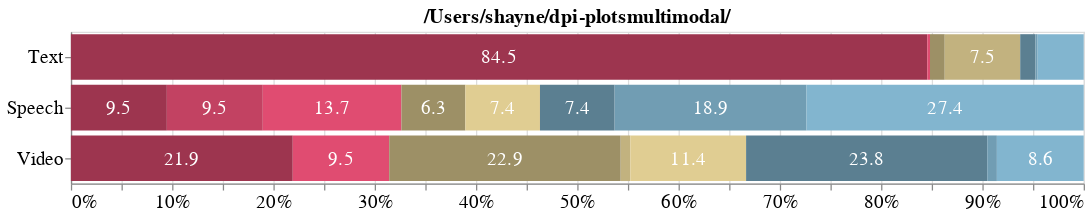

Notebook code cell kept with this figure:
### Code cell
LICENSE_TERMS_MODALITY_ORDER = ["Text", "Speech", "Video"]

license_terms_chart, license_terms_table = multimodal_util.plot_license_terms_stacked_bar_chart_collections(
    df, "License | Terms", LICENSE_TERMS_PALETTE, LICENSE_TERMS_ORDER_VARIANT, LICENSE_TERMS_MODALITY_ORDER,
    800, 120, PLOT_DIR, PLOT_PPI, return_df=False
)

license_terms_chart

### Figure 1 — Vega-Lite specification as saved in the notebook (floating-point values rounded to 4 significant figures)
{"config": {"title": {"font": "Times New Roman", "fontSize": 16}, "axis": {"labelFont": "Times New Roman", "titleFont": "Times New Roman", "labelFontSize": 15, "titleFontSize": 17}, "header": {"labelFont": "Times New Roman", "titleFont": "Times New Roman"}, "legend": {"labelFont": "Times New Roman", "titleFont": "Times New Roman", "columns": 3, "labelFontSize": 16, "labelLimit": 400, "orient": "bottom", "titleFontSize": 16}, "text": {"font": "Times New Roman"}}, "layer": [{"mark": {"type": "bar"}, "encoding": {"color": {"field": "License | Terms", "legend": null, "scale": {"domain": ["NC/Acad | Restricted", "NC/Acad | Unspecified", "NC/Acad | Unrestricted", "Unspecified | Restricted", "Unspecified | Unspecified", "Unspecified | Unrestricted", "Commercial | Restricted", "Commercial | Unspecified", "Commercial | Unrestricted"], "range": ["#9d354f", "#c24262", "#e04c71", "#9d9066", "#c2b27f", "#e0cd92", "#5b7f91", "#719db3", "#82b5cf"]}, "title": "License | Terms", "type": "nominal"}, "order": {"field": "order", "sort": "ascending", "type": "quantitative"}, "x": {"axis": {"format": "%"}, "field": "percentage", "stack": "normalize", "title": "", "type": "quantitative"}, "y": {"field": "Modality", "sort": ["Text", "Speech", "Video"], "title": "", "type": "nominal"}}, "title": "/Users/shayne/dpi-plotsmultimodal/"}, {"mark": {"type": "text", "align": "center", "fontSize": 15}, "encoding": {"color": {"value": "white"}, "order": {"field": "order", "sort": "ascending", "type": "quantitative"}, "text": {"condition": {"test": "(datum.percentage > 5)", "field": "percentage", "format": ".1f", "type": "quantitative"}, "value": ""}, "x": {"field": "midpoints", "type": "quantitative"}, "y": {"field": "Modality", "sort": ["Text", "Speech", "Video"], "title": "", "type": "nominal"}}, "title": "/Users/shayne/dpi-plotsmultimodal/"}], "data": {"name": "data-413b14fd4a39b5a0840bc48ecb49e265"}, "height": 120, "width": 800, "$schema": "https://vega.github.io/schema/vega-lite/v5.17.0.json", "datasets": {"data-413b14fd4a39b5a0840bc48ecb49e265": [{"Modality": "Text", "License | Terms": "NC/Acad | Restricted", "percentage": 84.53, "metric": "count", "value": 3142, "midpoints": 0.4227}, {"Modality": "Text", "License | Terms": "NC/Acad | Unspecified", "percentage": 0.0269, "metric": "count", "value": 1, "midpoints": 0.8454}, {"Modality": "Text", "License | Terms": "NC/Acad | Unrestricted", "percentage": 0.269, "metric": "count", "value": 10, "midpoints": 0.8469}, {"Modality": "Text", "License | Terms": "Unspecified | Restricted", "percentage": 1.453, "metric": "count", "value": 54, "midpoints": 0.8555}, {"Modality": "Text", "License | Terms": "Unspecified | Unspecified", "percentage": 7.452, "metric": "count", "value": 277, "midpoints": 0.9001}, {"Modality": "Text", "License | Terms": "Unspecified | Unrestricted", "percentage": 0.0, "metric": "count", "value": 0, "midpoints": 0.9373}, {"Modality": "Text", "License | Terms": "Commercial | Restricted", "percentage": 1.507, "metric": "count", "value": 56, "midpoints": 0.9448}, {"Modality": "Text", "License | Terms": "Commercial | Unspecified", "percentage": 0.2152, "metric": "count", "value": 8, "midpoints": 0.9535}, {"Modality": "Text", "License | Terms": "Commercial | Unrestricted", "percentage": 4.547, "metric": "count", "value": 169, "midpoints": 0.9773}, {"Modality": "Speech", "License | Terms": "NC/Acad | Restricted", "percentage": 9.474, "metric": "count", "value": 9, "midpoints": 0.04737}, {"Modality": "Speech", "License | Terms": "NC/Acad | Unspecified", "percentage": 9.474, "metric": "count", "value": 9, "midpoints": 0.1421}, {"Modality": "Speech", "License | Terms": "NC/Acad | Unrestricted", "percentage": 13.68, "metric": "count", "value": 13, "midpoints": 0.2579}, {"Modality": "Speech", "License | Terms": "Unspecified | Restricted", "percentage": 6.316, "metric": "count", "value": 6, "midpoints": 0.3579}, {"Modality": "Speech", "License | Terms": "Unspecified | Unspecified", "percentage": 0.0, "metric": "count", "value": 0, "midpoints": 0.3895}, {"Modality": "Speech", "License | Terms": "Unspecified | Unrestricted", "percentage": 7.368, "metric": "count", "value": 7, "midpoints": 0.4263}, {"Modality": "Speech", "License | Terms": "Commercial | Restricted", "percentage": 7.368, "metric": "count", "value": 7, "midpoints": 0.5}, {"Modality": "Speech", "License | Terms": "Commercial | Unspecified", "percentage": 18.95, "metric": "count", "value": 18, "midpoints": 0.6316}, {"Modality": "Speech", "License | Terms": "Commercial | Unrestricted", "percentage": 27.37, "metric": "count", "value": 26, "midpoints": 0.8632}, {"Modality": "Video", "License | Terms": "NC/Acad | Restricted", "percentage": 21.9, "metric": "count", "value": 23, "midpoints": 0.1095}, {"Modality": "Video", "License | Terms": "NC/Acad | Unspecified", "percentage": 0.0, "metric": "count", "value": 0, "midpoints": 0.219}, {"Modality": "Video", "License | Terms": "NC/Acad | Unrestricted", "percentage": 9.524, "metric": "count", "value": 10, "midpoints": 0.2667}, {"Modality": "Video", "License | Terms": "Unspecified | Restricted", "percentage": 22.86, "metric": "count", "value": 24, "midpoints": 0.4286}, {"Modality": "Video", "License | Terms": "Unspecified | Unspecified", "percentage": 0.9524, "metric": "count", "value": 1, "midpoints": 0.5476}, {"Modality": "Video", "License | Terms": "Unspecified | Unrestricted", "percentage": 11.43, "metric": "count", "value": 12, "midpoints": 0.6095}, {"Modality": "Video", "License | Terms": "Commercial | Restricted", "percentage": 23.81, "metric": "count", "value": 25, "midpoints": 0.7857}, {"Modality": "Video", "License | Terms": "Commercial | Unspecified", "percentage": 0.9524, "metric": "count", "value": 1, "midpoints": 0.9095}, {"Modality": "Video", "License | Terms": "Commercial | Unrestricted", "percentage": 8.571, "metric": "count", "value": 9, "midpoints": 0.9571}]}}
